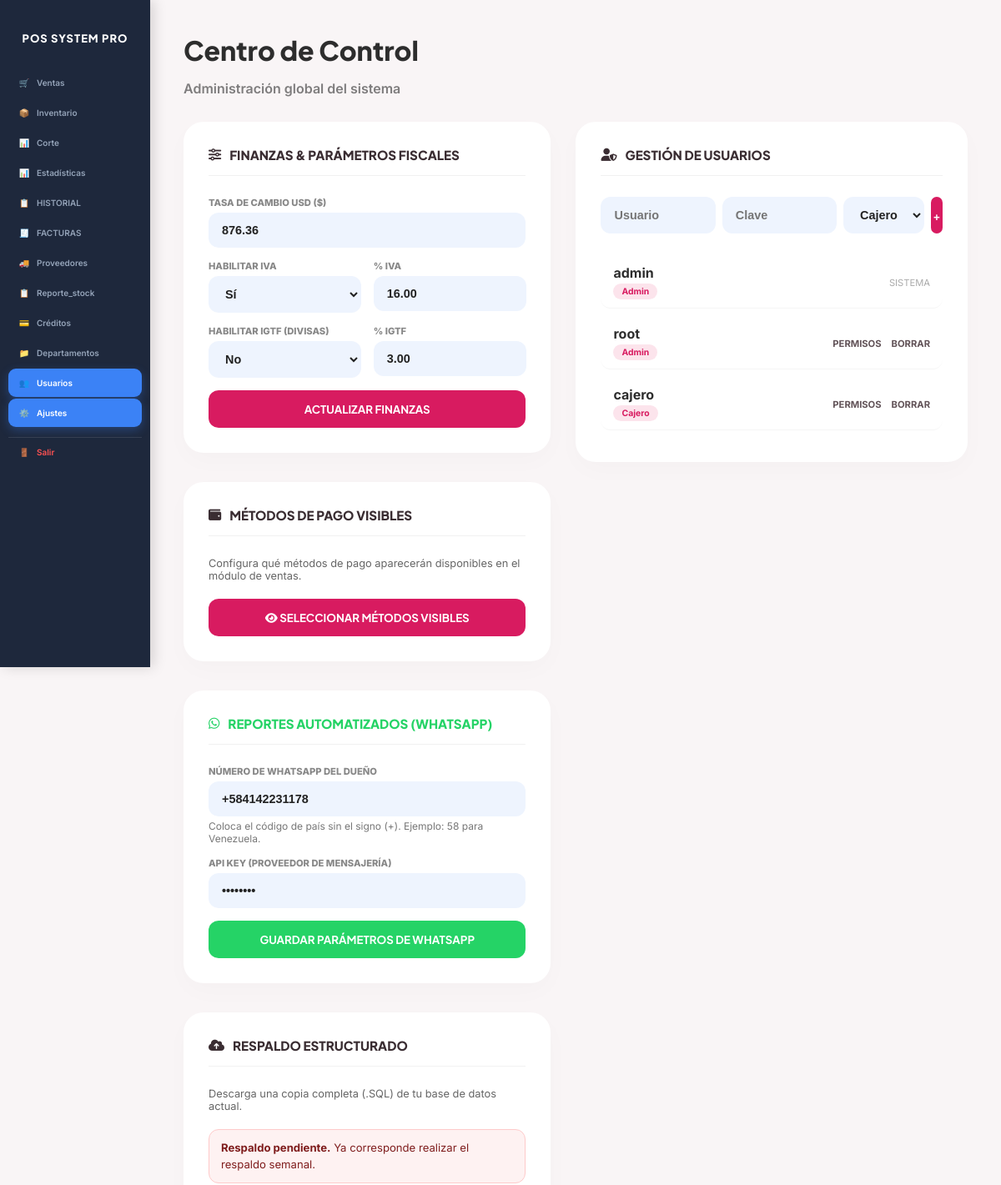
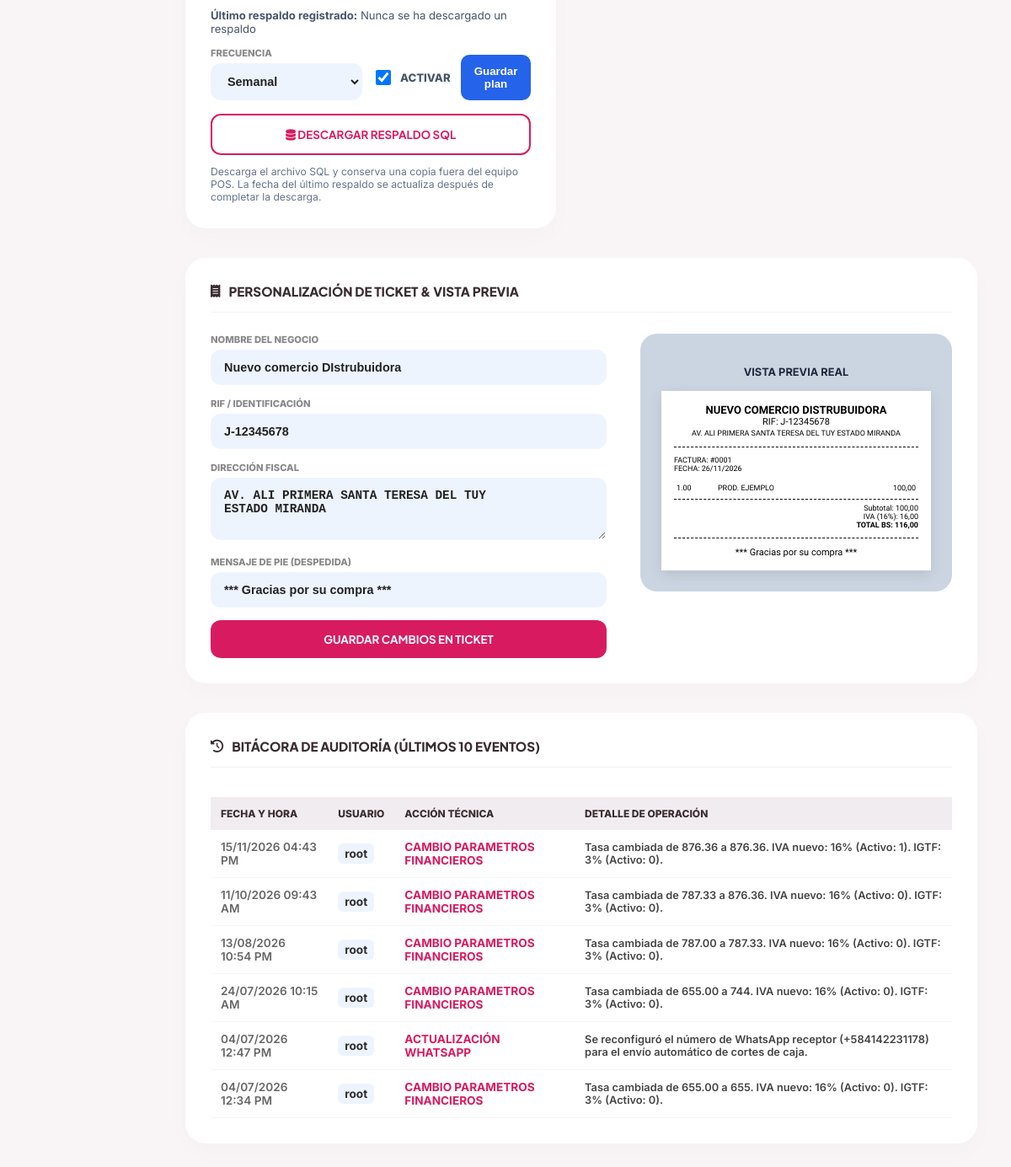
The page /configuracion.php (signed in) on the database its author committed (2 pictures, top to bottom).
### tables this page shows
CREATE TABLE `configuracion` (
  `id` int(1) NOT NULL,
  `nombre_negocio` varchar(100) NOT NULL,
  `rif` varchar(20) NOT NULL,
  `direccion` text,
  `mensaje_ticket` varchar(255) DEFAULT NULL,
  `tasa_dolar` decimal(10,2) NOT NULL,
  `moneda_simbolo` varchar(5) DEFAULT '$',
  `mensaje_factura` text,
  `puerto_impresora` varchar(100) DEFAULT NULL,
  `tipo_lector` varchar(50) DEFAULT 'teclado',
  `puerto_lector` varchar(50) DEFAULT NULL,
  `gaveta` varchar(50) DEFAULT 'impresora',
  `impuesto_iva` decimal(5,2) DEFAULT '16.00',
  `impuesto_igtf` decimal(5,2) DEFAULT '3.00',
  `usar_iva` tinyint(1) DEFAULT '1',
  `usar_igtf` tinyint(1) DEFAULT '0',
  `whatsapp_telefono` varchar(20) DEFAULT NULL,
  `whatsapp_api_key` varchar(255) DEFAULT NULL
);

CREATE TABLE IF NOT EXISTS `plan_respaldos` (
  `id` TINYINT UNSIGNED NOT NULL,
  `activo` TINYINT(1) NOT NULL DEFAULT 1,
  `frecuencia` ENUM('diario', 'semanal', 'mensual') NOT NULL DEFAULT 'semanal',
  `ultimo_respaldo` DATETIME DEFAULT NULL,
  `actualizado_en` DATETIME NOT NULL DEFAULT CURRENT_TIMESTAMP ON UPDATE CURRENT_TIMESTAMP,
  PRIMARY KEY (`id`)
);

CREATE TABLE `usuarios` (
  `id` int(11) NOT NULL,
  `username` varchar(50) NOT NULL,
  `password` varchar(255) NOT NULL,
  `nombre` varchar(100) DEFAULT NULL,
  `rol` enum('Admin','Cajero') DEFAULT 'Cajero',
  `fecha_creacion` datetime DEFAULT CURRENT_TIMESTAMP,
  `p_pos` tinyint(1) DEFAULT '1',
  `p_inventario` tinyint(1) DEFAULT '0',
  `p_facturas` tinyint(1) DEFAULT '0',
  `p_corte` tinyint(1) DEFAULT '0',
  `p_config` tinyint(1) DEFAULT '0',
  `permisos` text,
  `estado` varchar(20) DEFAULT 'Activo'
);

CREATE TABLE `auditoria` (
  `id` int(11) NOT NULL,
  `usuario` varchar(100) NOT NULL,
  `accion` varchar(255) NOT NULL,
  `detalles` text,
  `fecha_hora` datetime DEFAULT CURRENT_TIMESTAMP
);

### plan_respaldos_helper.php (called while the page is built, shortened)
<?php
function posAsegurarTablaPlanRespaldos(mysqli $conexion): void
{
    $sql = "CREATE TABLE IF NOT EXISTS plan_respaldos (
        id TINYINT UNSIGNED NOT NULL PRIMARY KEY,
        activo TINYINT(1) NOT NULL DEFAULT 1,
        frecuencia ENUM('diario', 'semanal', 'mensual') NOT NULL DEFAULT 'semanal',
        ultimo_respaldo DATETIME DEFAULT NULL,
        actualizado_en DATETIME NOT NULL DEFAULT CURRENT_TIMESTAMP ON UPDATE CURRENT_TIMESTAMP
    ) ENGINE=InnoDB DEFAULT CHARSET=utf8mb4 COLLATE=utf8mb4_unicode_ci";
}
function posObtenerPlanRespaldos(mysqli $conexion): array
{
    $resultado = mysqli_query($conexion, 'SELECT id, activo, frecuencia, ultimo_respaldo FROM plan_respaldos WHERE id = 1 LIMIT 1');
    $plan = mysqli_fetch_assoc($resultado);
    return $plan ?: ['id' => 1, 'activo' => 1, 'frecuencia' => 'semanal', 'ultimo_respaldo' => null];
}
function posPlanRespaldoVencido(array $plan, ?DateTimeImmutable $ahora = null): bool
{
    if (empty($plan['ultimo_respaldo'])) {
        return true;
    }
    $intervalos = [
        'diario' => '+1 day',
        'semanal' => '+1 week',
        'mensual' => '+1 month',
    ];
    $frecuencia = (string) ($plan['frecuencia'] ?? 'semanal');
    $intervalo = $intervalos[$frecuencia] ?? $intervalos['semanal'];
    $ultimo = new DateTimeImmutable((string) $plan['ultimo_respaldo']);
    $proximo = $ultimo->modify($intervalo);
    return ($ahora ?? new DateTimeImmutable()) >= $proximo;
}

### configuracion.php (the view, shortened to what this page needs)
<?php
include 'conexion.php';
require_once __DIR__ . '/plan_respaldos_helper.php';
try {
    $plan_respaldo = posObtenerPlanRespaldos($conexion);
} catch (Throwable $e) {
    error_log('[configuracion] ' . $e->getMessage());
    $plan_respaldo = ['id' => 1, 'activo' => 1, 'frecuencia' => 'semanal', 'ultimo_respaldo' => null];
}
$plan_frecuencias = ['diario' => 'Diario', 'semanal' => 'Semanal', 'mensual' => 'Mensual'];
$plan_frecuencia = (string) ($plan_respaldo['frecuencia'] ?? 'semanal');
$plan_vencido = posPlanRespaldoVencido($plan_respaldo);
$plan_ultimo = !empty($plan_respaldo['ultimo_respaldo'])
    ? date('d/m/Y H:i', strtotime((string) $plan_respaldo['ultimo_respaldo']))
    : 'Nunca se ha descargado un respaldo';
$plan_proximo = null;
$query = mysqli_query($conexion, "SELECT * FROM configuracion WHERE id = 1");
$data = mysqli_fetch_assoc($query);
$res_usuarios = mysqli_query($conexion, "SELECT * FROM usuarios");
$res_auditoria = mysqli_query($conexion, "SELECT * FROM auditoria ORDER BY id DESC LIMIT 10");
?>
<!DOCTYPE html>
<html lang="es">
<head>
    <link rel="stylesheet" href="https://cdnjs.cloudflare.com/ajax/libs/font-awesome/6.5.1/css/all.min.css">
</head>
<body>
<?php include_once __DIR__ . '/sidebar.php'; ?>
<main class="main-content">
    <div class="header">
        <h1>Centro de Control</h1>
        <p style="opacity: 0.6; font-weight: 600;">Administración global del sistema</p>
    </div>
    <div class="config-grid">
        <div style="display: flex; flex-direction: column; gap: 30px;">
            <div class="glass-card">
                <div class="card-title"><i class="fa-solid fa-sliders"></i> Finanzas & Parámetros Fiscales</div>
                <form action="actualizar_config_avanzada.php" method="POST">
                    <div class="form-group"><label>Tasa de Cambio USD ($)</label><input type="number" step="0.01" name="tasa_dolar" value="<?php echo $data['tasa_dolar']; ?>"></div>
                    <div class="form-row-flex">
                        <div class="form-group"><label>Habilitar IVA</label><select name="usar_iva"><option value="1" <?php echo $data['usar_iva'] == 1 ? 'selected' : ''; ?>>Sí</option></select></div>
                        <div class="form-group"><label>% IVA</label><input type="number" step="0.01" name="impuesto_iva" value="<?php echo $data['impuesto_iva']; ?>"></div>
                    </div>
                    <div class="form-row-flex">
                        <div class="form-group"><label>Habilitar IGTF (Divisas)</label><select name="usar_igtf"><option value="0" <?php echo $data['usar_igtf'] == 0 ? 'selected' : ''; ?>>No</option></select></div>
                        <div class="form-group"><label>% IGTF</label><input type="number" step="0.01" name="impuesto_igtf" value="<?php echo $data['impuesto_igtf']; ?>"></div>
                    </div>
                    <button type="submit" class="btn-red-hud">Actualizar Finanzas</button>
                </form>
            </div>
            <div class="glass-card">
                <div class="card-title"><i class="fa-solid fa-wallet"></i> Métodos de Pago Visibles</div>
                <p style="font-size: 0.8rem; color: #666; margin-bottom: 20px;">Configura qué métodos de pago aparecerán disponibles en el módulo de ventas.</p>
                <button type="button" onclick="abrirModalMetodos()" class="btn-red-hud"><i class="fa-solid fa-eye"></i> Seleccionar Métodos Visibles</button>
            </div>
            <div class="glass-card">
                <div class="card-title" style="color: #25D366;"><i class="fa-brands fa-whatsapp"></i> Reportes Automatizados (WhatsApp)</div>
                <form action="actualizar_config_avanzada.php" method="POST">
                    <div class="form-group"><label>Número de WhatsApp del Dueño</label><input type="text" name="whatsapp_telefono" placeholder="Ej: 584121234567" value="<?php echo $data['whatsapp_telefono']; ?>" required><small style="font-size: 0.75rem; color: #777; display: block; margin-top: 4px;">Coloca el código de país sin el signo (+). Ejemplo: 58 para Venezuela.</small></div>
                    <div class="form-group"><label>API Key (Proveedor de Mensajería)</label><input type="password" name="whatsapp_api_key" placeholder="Tu API Token" value="<?php echo $data['whatsapp_api_key']; ?>"></div>
                    <button type="submit" class="btn-red-hud" style="background: #25D366;">Guardar Parámetros de WhatsApp</button>
                </form>
            </div>
            <div class="glass-card" id="respaldo-estructurado">
                <div class="card-title"><i class="fa-solid fa-cloud-arrow-up"></i> Respaldo Estructurado</div>
                <p style="font-size: 0.8rem; color: #666; margin-bottom: 20px;">Descarga una copia completa (.SQL) de tu base de datos actual.</p>
                <?php if (empty($plan_respaldo['activo'])): ?>
                    <div class="plan-status paused"><strong>Recordatorios desactivados.</strong> Puedes activarlos nuevamente desde el plan.</div>
                <?php elseif ($plan_vencido): ?>
                    <div class="plan-status pending" role="alert"><strong>Respaldo pendiente.</strong> Ya corresponde realizar el respaldo <?php echo htmlspecialchars(strtolower($plan_frecuencias[$plan_frecuencia]), ENT_QUOTES, 'UTF-8'); ?>.</div>
                <?php else: ?>
                    <div class="plan-status ok"><strong>Plan al día.</strong> Próximo recordatorio: <?php echo htmlspecialchars($plan_proximo ? $plan_proximo->format('d/m/Y H:i') : '', ENT_QUOTES, 'UTF-8'); ?>.</div>
                <?php endif; ?>
                <div style="font-size:.82rem;color:#475569;margin-bottom:14px;"><strong>Último respaldo registrado:</strong> <?php echo htmlspecialchars($plan_ultimo, ENT_QUOTES, 'UTF-8'); ?></div>
                <form action="guardar_plan_respaldo.php" method="post" style="margin-bottom:16px;">
                    <div class="plan-grid">
                        <div>
                            <label for="frecuencia-plan-respaldo">Frecuencia</label>
                            <select id="frecuencia-plan-respaldo" name="frecuencia" required>
                                <?php foreach ($plan_frecuencias as $valor => $etiqueta): ?>
                                    <option value="<?php echo htmlspecialchars($valor, ENT_QUOTES, 'UTF-8'); ?>" <?php echo $plan_frecuencia === $valor ? 'selected' : ''; ?>><?php echo htmlspecialchars($etiqueta, ENT_QUOTES, 'UTF-8'); ?></option>
                                <?php endforeach; ?>
                            </select>
                        </div>
                        <label class="plan-checkbox"><input type="checkbox" name="activo" value="1" <?php echo !empty($plan_respaldo['activo']) ? 'checked' : ''; ?> style="width:18px;"> Activar</label>
                        <button type="submit" class="plan-save">Guardar plan</button>
                    </div>
                </form>
                <button onclick="generarBackup()" class="btn-red-hud" style="background: #fff; color: var(--red-main); border: 2px solid var(--red-main);">
                    <i class="fa-solid fa-database"></i> Descargar Respaldo SQL
                </button>
                <div style="margin-top:12px;font-size:.76rem;color:#64748b;">Descarga el archivo SQL y conserva una copia fuera del equipo POS. La fecha del último respaldo se actualiza después de completar la descarga.</div>
            </div>
        </div>
        <div style="display: flex; flex-direction: column; gap: 30px;">
            <div class="glass-card">
                <div class="card-title"><i class="fa-solid fa-user-shield"></i> Gestión de Usuarios</div>
                <form action="gestion_usuarios.php" method="POST" style="display: flex; gap: 8px; margin-bottom: 25px;"><input type="text" name="nuevo_username" placeholder="Usuario" required><input type="password" name="nuevo_password" placeholder="Clave" required><select name="nuevo_rol" style="width: 100px;"><option value="Cajero">Cajero</option><option value="Admin">Admin</option></select><button type="submit" name="accion" value="crear" class="btn-red-hud" style="width: 50px; padding:0;">+</button></form>
                <div style="max-height: 250px; overflow-y: auto;">
                    <?php while($user = mysqli_fetch_assoc($res_usuarios)): ?>
                    <div class="user-capsule"><div><strong><?php echo $user['username']; ?></strong><br><span class="badge-pro"><?php echo $user['rol']; ?></span></div><div class="actions-pro"><?php if($user['username'] != 'admin'): ?><a onclick='abrirModalPermisos(<?php echo json_encode($user); ?>)'>PERMISOS</a><a href="gestion_usuarios.php?eliminar=<?php echo $user['id']; ?>" onclick="return confirm('¿Eliminar?')">BORRAR</a><?php else: ?><span style="font-size: 0.7rem; opacity: 0.4;">SISTEMA</span><?php endif; ?></div></div>
                    <?php endwhile; ?>
                </div>
            </div>
        </div>
        <div class="glass-card" style="grid-column: span 2;"><div class="card-title"><i class="fa-solid fa-receipt"></i> Personalización de Ticket & Vista Previa</div><div style="display: flex; gap: 40px; align-items: start; flex-wrap: wrap;"><form action="actualizar_ticket.php" method="POST" style="flex: 1; min-width: 300px;"><div class="form-group"><label>Nombre del Negocio</label><input type="text" name="nombre_negocio" id="in_nombre" value="<?php echo $data['nombre_negocio']; ?>" onkeyup="updatePreview()"></div><div class="form-group"><label>RIF / Identificación</label><input type="text" name="rif" id="in_rif" value="<?php echo $data['rif']; ?>" onkeyup="updatePreview()"></div><div class="form-group"><label>Dirección Fiscal</label><textarea name="direccion" id="in_dir" rows="3" onkeyup="updatePreview()"><?php echo $data['direccion']; ?></textarea></div><div class="form-group"><label>Mensaje de Pie (Despedida)</label><input type="text" name="mensaje_ticket" id="in_msg" value="<?php echo $data['mensaje_ticket']; ?>" onkeyup="updatePreview()"></div><button type="submit" class="btn-red-hud">Guardar Cambios en Ticket</button></form><div class="preview-container"><h3 style="text-align:center; font-size: 0.8rem; margin-bottom: 15px; color: #1e283c;">VISTA PREVIA REAL</h3><div id="ticket_visual" class="ticket-visual"><center><b id="pre_nombre" style="font-size: 13px; text-transform: uppercase;"><?php echo $data['nombre_negocio']; ?></b><br><span id="pre_rif">RIF: <?php echo $data['rif']; ?></span><br><small id="pre_dir" style="font-size: 9px;"><?php echo $data['direccion']; ?></small></center><hr style="border: none; border-top: 1px dashed #000; margin: 10px 0;"><div style="font-size: 9px;">FACTURA: #0001<br>FECHA: <?php echo date('d/m/Y'); ?><br></div><table style="width: 100%; margin-top: 10px; font-size: 9px;"><tr><td>1.00</td><td>PROD. EJEMPLO</td><td align="right">100,00</td></tr></table><hr style="border: none; border-top: 1px dashed #000; margin: 5px 0;"><div style="text-align: right; font-size: 9px;">Subtotal: 100,00<br>IVA (16%): 16,00<br><b>TOTAL BS: 116,00</b></div><hr style="border: none; border-top: 1px dashed #000; margin: 10px 0;"><center id="pre_msg"><?php echo $data['mensaje_ticket']; ?></center></div></div></div></div>
        <div class="glass-card" style="grid-column: span 2;"><div class="card-title"><i class="fa-solid fa-clock-rotate-left"></i> Bitácora de Auditoría (Últimos 10 Eventos)</div><div style="overflow-x: auto;"><table class="table-hud"><thead><tr><th>Fecha y Hora</th><th>Usuario</th><th>Acción Técnica</th><th>Detalle de Operación</th></tr></thead><tbody><?php if(mysqli_num_rows($res_auditoria) > 0): ?><?php while($log = mysqli_fetch_assoc($res_auditoria)): ?><tr><td style="color:#666;"><?php echo date('d/m/Y h:i A', strtotime($log['fecha_hora'])); ?></td><td><span style="background:#eef4fe; padding:4px 8px; border-radius:6px; font-weight:700;"><?php echo $log['usuario']; ?></span></td><td style="color:var(--red-main); font-weight:700;"><?php echo $log['accion']; ?></td><td style="font-size:0.8rem; color:#444;"><?php echo htmlspecialchars($log['detalles']); ?></td></tr><?php endwhile; ?><?php else: ?><tr><td colspan="4" align="center" style="color:#999;">Ninguna actividad registrada en auditoría aún.</td></tr><?php endif; ?></tbody></table></div></div>
    </div>
</main>
</body>
</html>

### rows shown on the page
configuracion: tasa_dolar "876.36", usar_iva "Sí", impuesto_iva "16.00", usar_igtf "No", impuesto_igtf "3.00", whatsapp_telefono "+584142231178", nombre_negocio "Nuevo comercio DIstrubuidora", rif "J-12345678", direccion "AV. ALI PRIMERA SANTA TERESA DEL TUY ESTADO MIRANDA", mensaje_ticket "*** Gracias por su compra ***", nombre_negocio "NUEVO COMERCIO DISTRUBUIDORA"
plan_respaldos: frecuencia "semanal", ultimo_respaldo "Nunca se ha descargado un respaldo", frecuencia "Semanal", activo "☑"
usuarios: username "admin", rol "Admin", shows "SISTEMA"
usuarios: username "root", rol "Admin"
usuarios: username "cajero", rol "Cajero"
auditoria: fecha_hora "15/11/2026 04:43 PM", usuario "root", accion "CAMBIO PARAMETROS FINANCIEROS", detalles "Tasa cambiada de 876.36 a 876.36. IVA nuevo: 16% (Activo: 1). IGTF: 3% (Activo: 0)."
auditoria: fecha_hora "11/10/2026 09:43 AM", usuario "root", accion "CAMBIO PARAMETROS FINANCIEROS", detalles "Tasa cambiada de 787.33 a 876.36. IVA nuevo: 16% (Activo: 0). IGTF: 3% (Activo: 0)."
auditoria: fecha_hora "13/08/2026 10:54 PM", usuario "root", accion "CAMBIO PARAMETROS FINANCIEROS", detalles "Tasa cambiada de 787.00 a 787.33. IVA nuevo: 16% (Activo: 0). IGTF: 3% (Activo: 0)."
auditoria: fecha_hora "24/07/2026 10:15 AM", usuario "root", accion "CAMBIO PARAMETROS FINANCIEROS", detalles "Tasa cambiada de 655.00 a 744. IVA nuevo: 16% (Activo: 0). IGTF: 3% (Activo: 0)."
auditoria: fecha_hora "04/07/2026 12:47 PM", usuario "root", accion "ACTUALIZACIÓN WHATSAPP", detalles "Se reconfiguró el número de WhatsApp receptor (+584142231178) para el envío automático de cortes de caja."
auditoria: fecha_hora "04/07/2026 12:34 PM", usuario "root", accion "CAMBIO PARAMETROS FINANCIEROS", detalles "Tasa cambiada de 655.00 a 655. IVA nuevo: 16% (Activo: 0). IGTF: 3% (Activo: 0)."

### other values the page prints
$icon "🛒 📦 📊 📊 📋 🧾 🚚 📋 💳 📁 👥 ⚙️"
$label "Ventas Inventario Corte Estadísticas HISTORIAL FACTURAS Proveedores Reporte_stock Créditos Departamentos Usuarios Ajustes"
